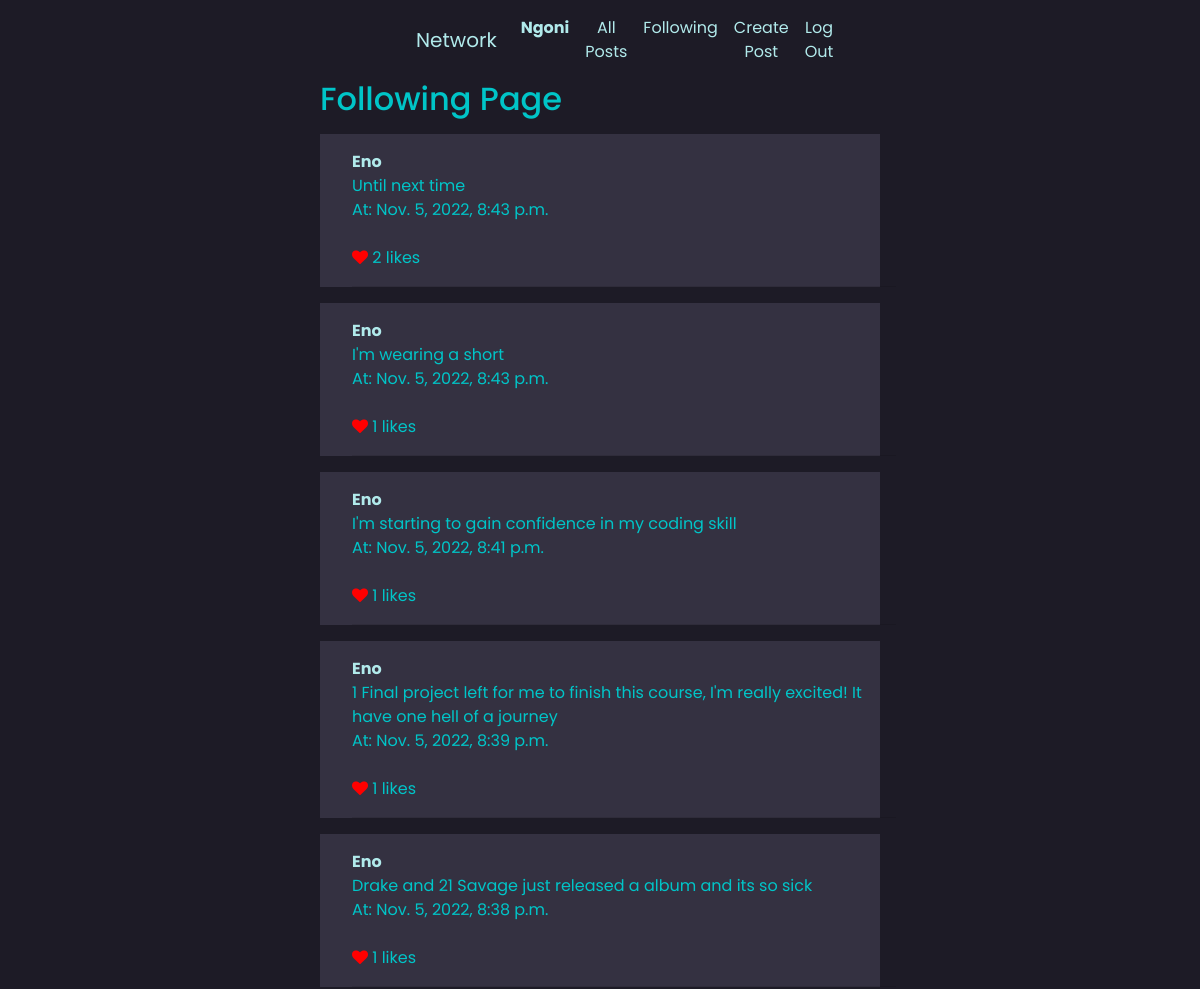
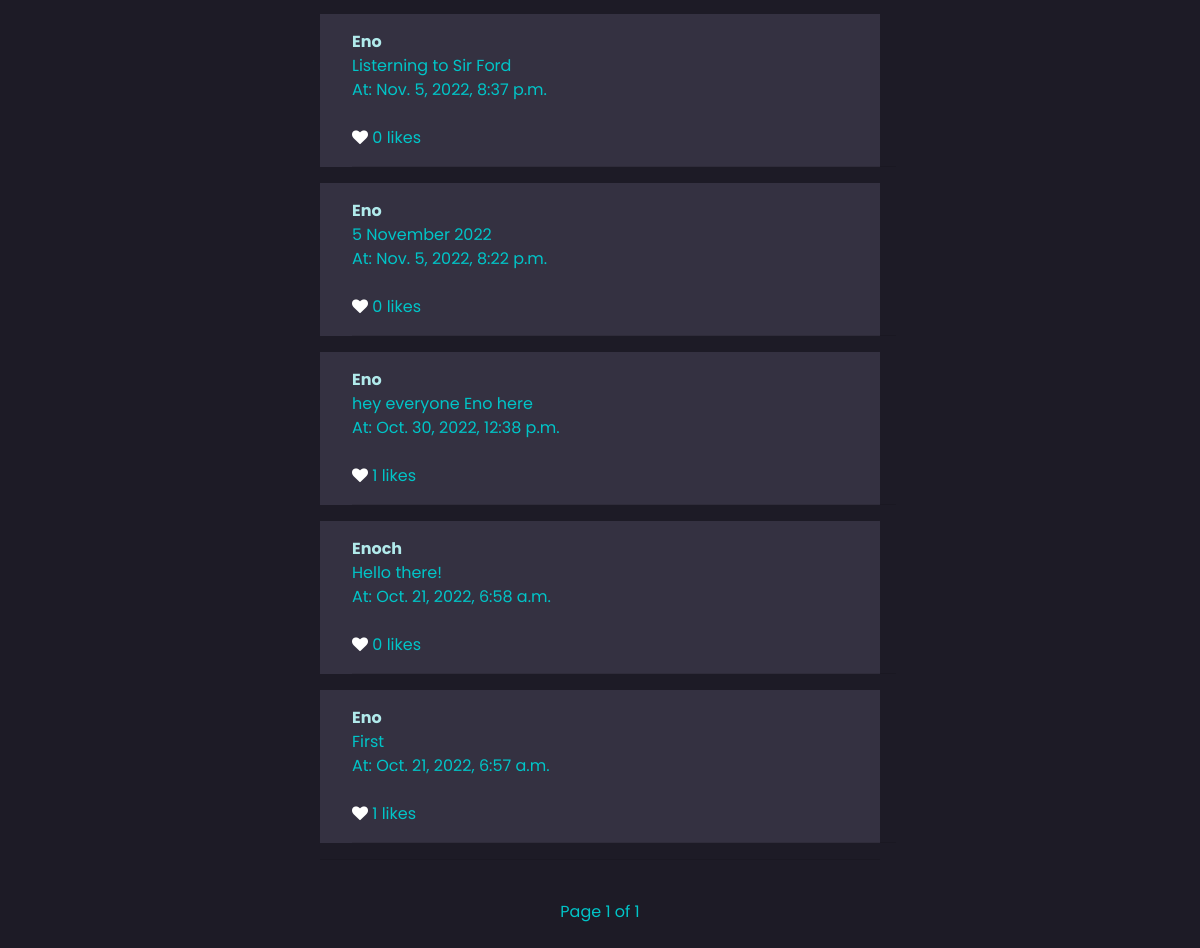
The app's page /following (signed in) with its own data (2 pictures, top to bottom).
### network/models.py (models this page shows, shortened)
class User(AbstractUser):
    pass

class Post(models.Model):
    body = models.TextField()
    author = models.ForeignKey("User", on_delete=models.CASCADE, related_name="posts")
    date = models.DateTimeField(auto_now_add = True)
    likes = models.ManyToManyField("User", related_name="post_likes")
    def total_likes(self):
        return self.likes.count()

### network/views.py (the view)
# urls.py: path("following", views.following, name="following"),
def following(request):
    profile_user = User.objects.get(username=request.user)
    currently_following = profile_user.following.all()
    posts = []
    for user in currently_following:
        posts += (user.following.posts.all())
        posts.sort(key=lambda post: post.date, reverse=True)
    paginator = Paginator(posts, 10)
    page = request.GET.get('page')
    post = paginator.get_page(page)
    return render(request, "network/following_page.html", {
        "post": post
    })

### network/templates/network/following_page.html (shortened to what this page needs)
{% extends "network/layout.html" %}
{% block body %}
<h2>Following Page</h2>
{% for post in post %}
<div class="post_item index_post" value="{{post.id}}">
    <div class="container">
    <strong><a href="{% url 'profile' post.author %}">{{post.author}}</a></strong>
    <div class="post-body">
       <div class="original">{{ post.body }}</div>
       <div class="time">At: {{ post.date }}</div>
    </div>
    <br>
    <div class="like-post">
        <form>
            {% if request.user in post.likes.all %}
            <i class="fa fa-heart like-btn" id="{{post.id}}" style="color:red"></i>
            {% else %}
            <i class="fa fa-heart like-btn" id="{{post.id}}" style="color:white"></i>
            {% endif %}
            <span class="likes-count">{{ post.total_likes }}</span> likes
        </form>
    </div>
    <hr>
    </div>
</div>
    {% endfor %}
    <center>
        <hr><br>
        Page {{ post.number }} of {{ post.paginator.num_pages }}
        <br>
        <br>
    </center>
{% endblock %}

### network/templates/network/layout.html (shortened to what this page needs)
{% load static %}
<!DOCTYPE html>
<html lang="en">
    <head>
        <link rel="stylesheet" href="https://stackpath.bootstrapcdn.com/bootstrap/4.4.1/css/bootstrap.min.css">
        <link href="{% static 'network/styles.css' %}" rel="stylesheet">
        <link rel="stylesheet" href="https://cdnjs.cloudflare.com/ajax/libs/font-awesome/4.7.0/css/font-awesome.min.css">
    </head>
    <body>
        <center>
            <nav class="navbar navbar-expand-lg">
                <a class="navbar-brand" href="#">Network</a>
                <div>
                <ul class="navbar-nav">
                    {% if user.is_authenticated %}
                        <li class="nav-item">
                            <a class="nav-link" href="#"><strong>{{ user.username }}</strong></a>
                        </li>
                    {% endif %}
                    <li class="nav-item">
                    <a class="nav-link" href="{% url 'index' %}">All Posts</a>
                    </li>
                    {% if user.is_authenticated %}
                        <li class="nav-item">
                            <a class="nav-link" href="{% url 'following' %}">Following</a>
                        </li>
                        <li class="nav-item">
                            <a class="nav-link" href="{% url 'create_post' %}">Create Post</a>
                        </li>
                        <li class="nav-item logout">
                            <a class="nav-link" href="{% url 'logout' %}">Log Out</a>
                        </li>
                    {% endif %}
                </ul>
                </div>
            </nav>
        </center>
        <div class="body">
            {% block body %}
            {% endblock %}
        </div>
    </body>
</html>

### network/static/network/styles.css (style rules this page uses)
body { background-color: #1D1B26; font-family: "Poppins"; }
body a { text-decoration: none; color: #b1eaeb; }
nav { margin: 0 25em 0 25em; }
.body { margin: 0 20em 0 20em; color: #00C5C8; font-family: "Poppins"; }
.body .post_item { background-color: #343141; }
.body .post_item .container { margin: 1rem; padding: 1rem 0 0 1rem; }

### records on screen
User: username "Ngoni"
Post: author "Eno", body "Until next time", date "Nov. 5, 2022, 8:43 p.m.", total_likes "2"
Post: author "Eno", body "I'm wearing a short", date "Nov. 5, 2022, 8:43 p.m.", total_likes "1"
Post: author "Eno", body "I'm starting to gain confidence in my coding skill", date "Nov. 5, 2022, 8:41 p.m.", total_likes "1"
Post: author "Eno", body "1 Final project left for me to finish this course, I'm really excited! It have one hell of a journey", date "Nov. 5, 2022, 8:39 p.m.", total_likes "1"
Post: author "Eno", body "Drake and 21 Savage just released a album and its so sick", date "Nov. 5, 2022, 8:38 p.m.", total_likes "1"
Post: author "Eno", body "Listerning to Sir Ford", date "Nov. 5, 2022, 8:37 p.m.", total_likes "0"
Post: author "Eno", body "5 November 2022", date "Nov. 5, 2022, 8:22 p.m.", total_likes "0"
Post: author "Eno", body "hey everyone Eno here", date "Oct. 30, 2022, 12:38 p.m.", total_likes "1"
Post: author "Enoch", body "Hello there!", date "Oct. 21, 2022, 6:58 a.m.", total_likes "0"
Post: author "Eno", body "First", date "Oct. 21, 2022, 6:57 a.m.", total_likes "1"

### other values on screen
{{ post.number }} "1"
{{ post.paginator.num_pages }} "1"
